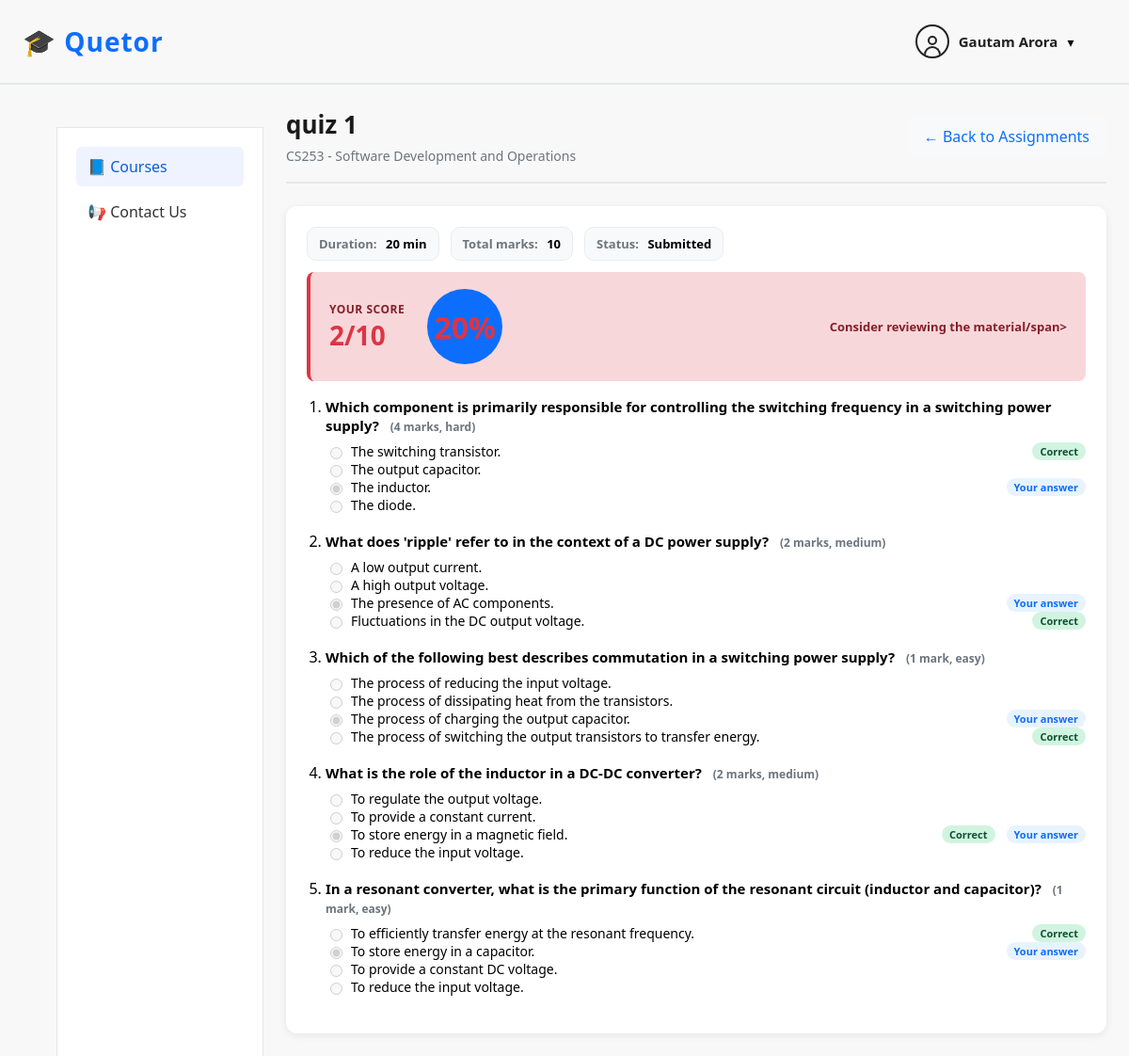
The app's page /assignments/1/student/10/take/ (signed in) with its own data.
### users/models.py (models this page shows, shortened)
class User(AbstractUser):
    ROLE_CHOICES = [
        ('student', 'Student'),
        ('professor', 'Professor'),
        ('ta', 'Teaching Assistant'),
        ('admin', 'Admin'),
    ]
    role = models.CharField(
        max_length=20,
        choices=ROLE_CHOICES,
        default='student'
    )
    department = models.CharField(max_length=100, blank=True)

### assignments/models.py (models this page shows, shortened)
class Assignment(models.Model):
    course = models.ForeignKey(Course, on_delete=models.CASCADE, related_name="assignments")
    created_by = models.ForeignKey(User, on_delete=models.CASCADE, related_name="created_assignments")
    title = models.CharField(max_length=200)
    description = models.TextField(blank=True)
    due_date = models.DateTimeField()
    duration_minutes = models.PositiveIntegerField(default=20)
    is_published = models.BooleanField(default=True)
    created_at = models.DateTimeField(auto_now_add=True)
    class Meta:
        ordering = ["-due_date", "-created_at"]

class AssignmentQuestion(models.Model):
    OPTION_CHOICES = [
        ("A", "Option A"),
        ("B", "Option B"),
        ("C", "Option C"),
        ("D", "Option D"),
    ]
    assignment = models.ForeignKey(
        Assignment,
        on_delete=models.CASCADE,
        related_name="questions",
    )
    question_text = models.TextField()
    option_a = models.CharField(max_length=300)
    option_b = models.CharField(max_length=300)
    option_c = models.CharField(max_length=300)
    option_d = models.CharField(max_length=300)
    correct_option = models.CharField(max_length=1, choices=OPTION_CHOICES)
    difficulty = models.CharField(
        max_length=10,
        choices=[("easy", "Easy"), ("medium", "Medium"), ("hard", "Hard")],
        default="easy",
    )
    marks = models.PositiveIntegerField(default=1)
    explanation = models.TextField(blank=True)
    is_active = models.BooleanField(default=True)
    created_at = models.DateTimeField(auto_now_add=True)
    class Meta:
        ordering = ["created_at"]

class StudentAnswer(models.Model):
    assignment = models.ForeignKey(
        Assignment,
        on_delete=models.CASCADE,
        related_name="answers",
    )
    question = models.ForeignKey(
        AssignmentQuestion,
        on_delete=models.CASCADE,
        related_name="answers",
    )
    student = models.ForeignKey(
        User,
        on_delete=models.CASCADE,
        related_name="assignment_answers",
    )
    selected_option = models.CharField(
        max_length=1,
        choices=AssignmentQuestion.OPTION_CHOICES,
    )
    is_correct = models.BooleanField(default=False)
    answered_at = models.DateTimeField(auto_now_add=True)
    class Meta:
        unique_together = ("assignment", "question", "student")

### courses/models.py (models this page shows, shortened)
class Course(models.Model):
    code = models.CharField(max_length=10, unique=True)
    name = models.CharField(max_length=100)
    semester = models.ForeignKey(
        Semester,
        on_delete=models.CASCADE,
        related_name="courses"
    )

### assignments/views.py (the view, shortened to what this page needs)
@login_required
def student_take_assignment(request, course_id: int, assignment_id: int):
    if not CourseStudent.objects.filter(course_id=course_id, student=request.user).exists():
        return redirect("/courses/")
    assignment = get_object_or_404(
        Assignment,
        id=assignment_id,
        course_id=course_id,
        is_published=True,
    )
    questions_qs = AssignmentQuestion.objects.filter(assignment=assignment, is_active=True)
    attempt = StudentAttempt.objects.filter(assignment=assignment, student=request.user).first()
    now = dj_timezone.now()
    time_up = now >= attempt.expires_at
    submitted = attempt.submitted_at is not None
    locked = submitted or time_up
    all_questions = list(questions_qs)
    rnd_selector = random.Random(attempt.seed)
    num_to_select = min(5, max(1, len(all_questions) // 2))
    by_difficulty: Dict[str, List[AssignmentQuestion]] = defaultdict(list)
    for q in all_questions:
        by_difficulty[q.difficulty].append(q)
    target_easy = round(num_to_select * 0.4)
    target_medium = round(num_to_select * 0.3)
    target_hard = num_to_select - target_easy - target_medium
    selected_questions = []
    if target_easy > 0:
        sample = rnd_selector.sample(
            by_difficulty.get("easy", []),
            min(target_easy, len(by_difficulty.get("easy", [])))
        )
        selected_questions.extend(sample)
    if target_medium > 0:
        sample = rnd_selector.sample(
            by_difficulty.get("medium", []),
            min(target_medium, len(by_difficulty.get("medium", [])))
        )
        selected_questions.extend(sample)
    if target_hard > 0:
        sample = rnd_selector.sample(
            by_difficulty.get("hard", []),
            min(target_hard, len(by_difficulty.get("hard", [])))
        )
        selected_questions.extend(sample)
    questions = selected_questions
    rnd = random.Random(attempt.seed)
    rnd.shuffle(questions)
    for q in questions:
        opts = [("A", q.option_a), ("B", q.option_b), ("C", q.option_c), ("D", q.option_d)]
        rnd2 = random.Random(f"{attempt.seed}:{q.id}")
        rnd2.shuffle(opts)
        q.shuffled_options = opts
    answers = {
        a.question_id: a
        for a in StudentAnswer.objects.filter(
            assignment=assignment,
            student=request.user,
        )
    }
    for q in questions:
        q.answer = answers.get(q.id)
    total_questions = len(questions)
    total_marks = sum(q.marks for q in questions)
    earned_marks = sum(q.marks for q in questions if q.answer and q.answer.is_correct)
    percent = None
    if total_marks and answers:
        percent = int(earned_marks * 100 / total_marks)
    return render(
        request,
        "assignments/student_take_assignment.html",
        {
            "course": assignment.course,
            "course_id": course_id,
            "assignment": assignment,
            "questions": questions,
            "answers": answers,
            "total_questions": total_questions,
            "total_marks": total_marks,
            "earned_marks": earned_marks,
            "percent": percent,
            "locked": locked,
            "attempt": attempt,
            "time_up": time_up,
            "nav_active": "courses",
        },
    )

### templates/assignments/student_take_assignment.html (shortened to what this page needs)
{% extends "courses/base.html" %}
{% load static %}
{% block content %}
<div class="course-detail-header">
  <div class="course-title-section">
    <h1 class="course-title">{{ assignment.title }}</h1>
    <p class="course-semester">{{ course.code }} - {{ course.name }}</p>
  </div>
  <div class="header-actions">
    <a href="/assignments/{{ course_id }}/student/" class="back-link">← Back to Assignments</a>
  </div>
</div>
<div class="quiz-card">
  {% if total_questions == 0 %}
    <div class="empty-state">
      <div class="empty-icon">📭</div>
      <h3>No questions available</h3>
      <p>Your instructor has not added questions to this assignment yet.</p>
    </div>
  {% else %}
    <div class="quiz-meta">
      <div class="meta-item">
        <span class="meta-label">Duration:</span>
        <span class="meta-value">{{ assignment.duration_minutes }} min</span>
      </div>
      <div class="meta-item">
        <span class="meta-label">Total marks:</span>
        <span class="meta-value">{{ total_marks }}</span>
      </div>
      {% if not locked %}
        <div class="meta-item timer" data-expires="{{ attempt.expires_at|date:'c' }}">
          <span class="meta-label">Time left:</span>
          <span class="meta-value" id="time-left">--:--</span>
        </div>
      {% else %}
        <div class="meta-item">
          <span class="meta-label">Status:</span>
          <span class="meta-value">Submitted</span>
        </div>
      {% endif %}
    </div>
    {% if percent is not None %}
      <div class="score-banner {% if percent >= 70 %}score-excellent{% elif percent >= 50 %}score-good{% else %}score-poor{% endif %}">
        <div class="score-content">
          <div class="score-text">
            <span class="score-label">Your Score</span>
            <span class="score-big">{{ earned_marks }}/{{ total_marks }}</span>
          </div>
          <div class="score-percentage">
            <span class="percentage-value">{{ percent }}%</span>
          </div>
        </div>
        <div class="score-feedback">
          {% if percent >= 80 %}
            <span class="feedback-excellent">Excellent performance! 🎉</span>
          {% elif percent >= 70 %}
            <span class="feedback-good">Good job! Keep it up 👍</span>
          {% elif percent >= 50 %}
            <span class="feedback-okay">You've passed, but there's room for improvement</span>
          {% else %}
            <span class="feedback-poor">Consider reviewing the material/span>
          {% endif %}
        </div>
      </div>
    {% endif %}
    <form method="post">
      <ol class="question-list">
        {% for q in questions %}
          <li class="question-item">
            <div class="question-text">
              {{ q.question_text }}
              <span class="q-meta">({{ q.marks }} mark{{ q.marks|pluralize }}, {{ q.difficulty }})</span>
            </div>
            <ul class="options-list">
              {% for key, text in q.shuffled_options %}
                <li>
                  <label class="option-label">
                    <input
                      type="radio"
                      name="q_{{ q.id }}"
                      value="{{ key }}"
                      {% if locked %}disabled{% endif %}
                      {% if q.answer and q.answer.selected_option == key %}checked{% endif %}
                    />
                    <span class="option-text">{{ text }}</span>
                    {% if locked and q.answer %}
                      {% if q.correct_option == key %}
                        <span class="badge-correct">Correct</span>
                      {% endif %}
                      {% if q.answer.selected_option == key %}
                        <span class="badge-yours">Your answer</span>
                      {% endif %}
                    {% endif %}
                  </label>
                </li>
              {% endfor %}
            </ul>
          </li>
        {% endfor %}
      </ol>
    </form>
  {% endif %}
</div>
{% endblock %}

### templates/courses/includes/header.html (shortened to what this page needs)
{% load static %}
<header class="topbar">
  <div class="topbar-left">
    <span class="logo-text">🎓 Quetor</span>
  </div>
  <div class="profile-wrapper">
    <div class="profile-trigger" onclick="toggleProfileDropdown()">
      <div class="profile-icon">
        <div class="profile-head"></div>
        <div class="profile-body"></div>
      </div>
      <span class="profile-name">
        {{ request.user.get_full_name|default:request.user.username }}
      </span>
      <span class="chevron">▾</span>
    </div>
  </div>
</header>

### static/css/courses.css (style rules this page uses)
* { box-sizing: border-box; }
body { margin: 0; font-family: "Segoe UI", Arial, sans-serif; background: #ffffff; }
.profile-wrapper { margin-right: 3%; }
.profile-icon { width: 36px; height: 36px; border: 2px solid #222; border-radius: 50%; position: relative; cursor: pointer; overflow: hidden; }
.profile-head { width: 10px; height: 10px; bottom:-3px; border: 2px solid #222; border-radius: 50%; position: absolute; top: 10px; left: 50%; transform: translateX(-50%); background: transparent; transition: background 0.2s ease; }
.profile-body { width: 18px; height: 10px; border: 2px solid #222; border-bottom: none; border-radius: 10px 10px 0 0; position: absolute; bottom: 1px; left: 50%; transform: translateX(-50%); background: transparent; transition: background 0.2s ease; }
.profile-name { font-size: 14px; font-weight: 500; }
.profile-wrapper { position: relative; display: flex; align-items: center; }
.profile-trigger { display: flex; align-items: center; gap: 10px; cursor: pointer; }
.profile-icon { width: 36px; height: 36px; border: 2px solid #222; border-radius: 50%; display: flex; align-items: center; justify-content: center; }
.profile-name { font-size: 15px; font-weight: 600; color: #222; }
.chevron { font-size: 14px; }
.topbar { height: 90px; display: flex; justify-content: space-between; align-items: center; padding: 0 24px; border-bottom: 2px solid #e5e7eb; background: #f8f8f8; }
.topbar-left { width: 200px; display: flex; align-items: center; gap: 12px; }
.logo-text { font-size: 28px; font-weight: 700; color: #0d6efd; font-family: "open sans", sans-serif; letter-spacing: 1px; }

### templates/assignments/student_take_assignment.html (style rules this page uses)
.course-detail-header { display: flex; justify-content: space-between; align-items: center; margin-bottom: 24px; padding-bottom: 18px; border-bottom: 2px solid #e5e7eb; }
.course-title { font-size: 26px; font-weight: 700; color: #1a1a1a; margin: 0 0 6px 0; }
.course-semester { font-size: 14px; color: #6c757d; margin: 0; }
.header-actions { display: flex; gap: 12px; align-items: center; }
.back-link { padding: 10px 18px; background: #f8f9fa; color: #0d6efd; text-decoration: none; border-radius: 6px; font-weight: 500; transition: all 0.2s; }
.quiz-card { background: white; border-radius: 12px; padding: 22px; box-shadow: 0 2px 8px rgba(0,0,0,0.08); }
.quiz-meta { display: flex; flex-wrap: wrap; gap: 12px; margin-bottom: 12px; }
.meta-item { background: #f8f9fa; border: 1px solid #e9ecef; border-radius: 10px; padding: 8px 12px; font-size: 13px; }
.meta-label { color: #6c757d; font-weight: 600; }
.meta-value { font-weight: 700; margin-left: 6px; }
.score-banner { margin-bottom: 16px; padding: 18px 20px; border-radius: 8px; background: #f0f7ff; border-left: 4px solid #0d6efd; font-size: 14px; display: flex; justify-content: space-between; align-items: center; gap: 20px; }
.score-content { display: flex; align-items: center; gap: 24px; }
.score-text { display: flex; flex-direction: column; }
.score-label { font-size: 12px; font-weight: 600; color: #6c757d; text-transform: uppercase; letter-spacing: 0.5px; }
.score-big { font-size: 28px; font-weight: 700; color: #0d6efd; }
.score-percentage { display: flex; align-items: center; justify-content: center; width: 80px; height: 80px; border-radius: 50%; background: #0d6efd; color: white; }
.percentage-value { font-size: 32px; font-weight: 700; }
.score-feedback { font-size: 13px; font-weight: 600; }
.feedback-excellent, .feedback-good, .feedback-okay, .feedback-poor { display: block; }
.score-poor { background: #f8d7da; border-left-color: #dc3545; }
.score-poor .percentage-value, .score-poor .score-big { color: #dc3545; }
.score-poor .score-label { color: #842029; }
.score-poor .feedback-poor { color: #842029; }
.question-list { padding-left: 20px; }
.question-item { margin-bottom: 18px; }
.question-text { font-size: 15px; font-weight: 600; margin-bottom: 8px; }
.q-meta { font-size: 12px; font-weight: 700; color: #6c757d; margin-left: 8px; }
.options-list { list-style: none; padding-left: 0; margin: 0; }
.option-label { display: flex; align-items: center; gap: 6px; font-size: 14px; }
.option-text { flex: 1; }
.badge-correct, .badge-yours { display: inline-block; margin-left: 6px; padding: 2px 8px; border-radius: 999px; font-size: 11px; font-weight: 600; }
.badge-correct { background: #d1f4e0; color: #0f5132; }
.badge-yours { background: #e7f3ff; color: #0d6efd; }

### records on screen
User: user.get_full_name "Gautam Arora"
Assignment: title "quiz 1", duration_minutes "20"
Course: code "CS253", name "Software Development and Operations"
AssignmentQuestion: question_text "Which component is primarily responsible for controlling the switching frequency in a switching power supply?", marks "4", difficulty "hard", id "☐ The switching transistor. Corr" "☐ The output capacitor." "☑ The inductor. Your answer" "☐ The diode.", shuffled_options "The switching transistor." "The output capacitor." "The inductor." "The diode.", correct_option "Correct"
AssignmentQuestion: question_text "What does 'ripple' refer to in the context of a DC power supply?", marks "2", difficulty "medium", id "☐ A low output current." "☐ A high output voltage." "☑ The presence of AC components." "☐ Fluctuations in the DC output", shuffled_options "A low output current." "A high output voltage." "The presence of AC components." "Fluctuations in the DC output voltage.", correct_option "Correct"
AssignmentQuestion: question_text "Which of the following best describes commutation in a switching power supply?", marks "1", difficulty "easy", id "☐ The process of reducing the in" "☐ The process of dissipating hea" "☑ The process of charging the ou" "☐ The process of switching the o", shuffled_options "The process of reducing the input voltage." "The process of dissipating heat from the transistors." "The process of charging the output capacitor." "The process of switching the output transistors to transfer energy.", correct_option "Correct"
AssignmentQuestion: question_text "What is the role of the inductor in a DC-DC converter?", marks "2", difficulty "medium", id "☐ To regulate the output voltage" "☐ To provide a constant current." "☑ To store energy in a magnetic" "☐ To reduce the input voltage.", shuffled_options "To regulate the output voltage." "To provide a constant current." "To store energy in a magnetic field." "To reduce the input voltage.", correct_option "Correct"
AssignmentQuestion: question_text "In a resonant converter, what is the primary function of the resonant circuit (inductor and capacitor)?", marks "1", difficulty "easy", id "☐ To efficiently transfer energy" "☑ To store energy in a capacitor" "☐ To provide a constant DC volta" "☐ To reduce the input voltage.", shuffled_options "To efficiently transfer energy at the resonant frequency." "To store energy in a capacitor." "To provide a constant DC voltage." "To reduce the input voltage.", correct_option "Correct"

### other values on screen
{{ total_marks }} "10"
{{ earned_marks }} "2"
